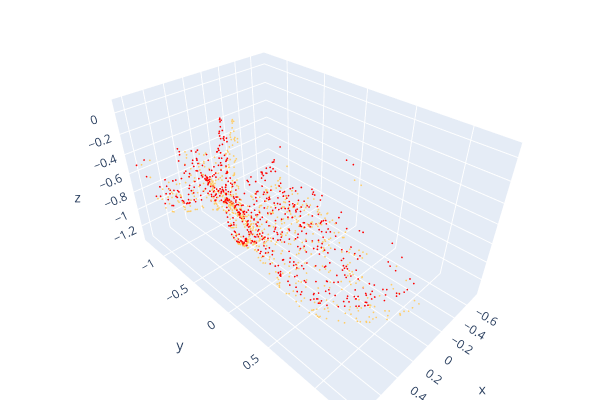

The code cell stored with this chart in its notebook:
### Markdown cell above
### Visualize src w/ estimated transform vs. gt transform

### Code cell
o3d.visualization.draw_plotly([estimated_t_src_pcd, new_src_pcd])

### Figure 1 — Plotly figure (JSON) as saved in the notebook; plotly's stock layout.template omitted (floating-point values rounded to 4 significant figures; data arrays with more than 128 entries replaced by an {"elided": "..."} marker saying what was removed)
{"data": [{"marker": {"color": {"elided": "628x3 float values"}, "size": 1}, "mode": "markers", "type": "scatter3d", "x": {"elided": "628 float values"}, "y": {"elided": "628 float values"}, "z": {"elided": "628 float values"}}, {"marker": {"color": {"elided": "628x3 float values"}, "size": 1}, "mode": "markers", "type": "scatter3d", "x": {"elided": "628 float values"}, "y": {"elided": "628 float values"}, "z": {"elided": "628 float values"}}], "layout": {"height": 400, "margin": {"b": 0, "l": 0, "r": 0, "t": 0}, "scene": {"camera": {"center": {"x": 0, "y": 0, "z": 0}, "up": {"x": 0, "y": 0, "z": 1}}}, "showlegend": false, "width": 600}}
